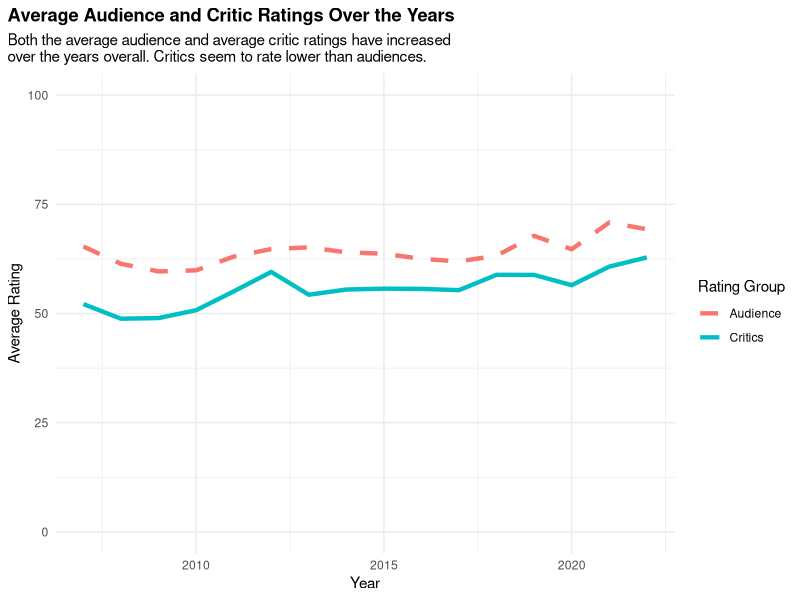
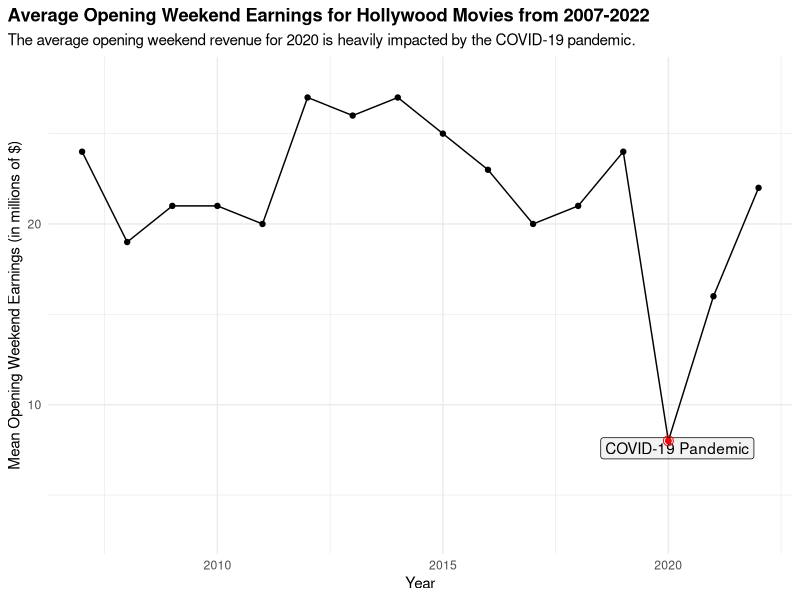
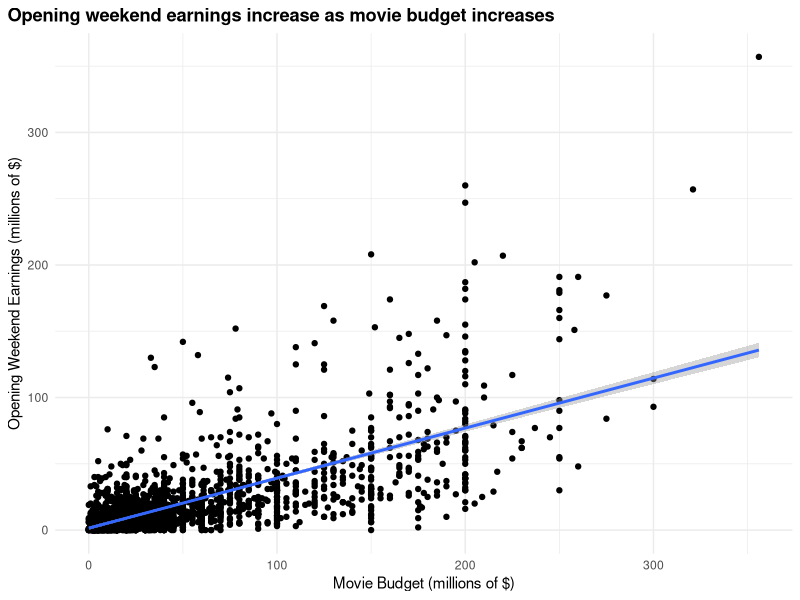
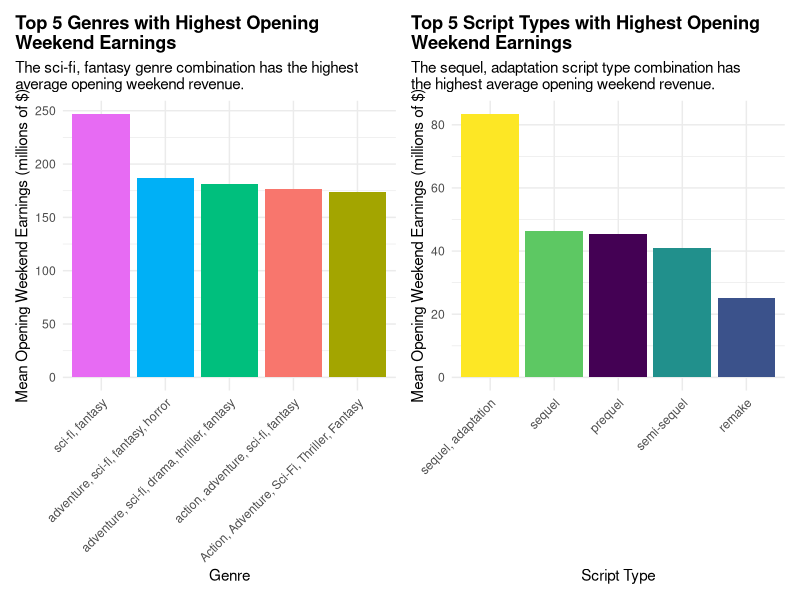

The R script that drew these images, in order: (Note: this script raises an error after producing the figures.)
## ---- chunk 1
#| label: basic-setup

# load packages and data
library(tidyverse)
library(scales)
library(ggrepel)
library(patchwork)

movie_data <- read_csv("data/movie_data.csv")
## ---- chunk 2
#| label: fig-yearly-avg-ratings
#| fig-cap: caption...

movie_data |> 
  group_by(year) |> 
  summarize(avg_critics_ratings = mean(average_critics, 
                                       na.rm = TRUE),
            avg_audience_ratings = mean(average_audience, 
                                        na.rm = TRUE)) |> 
  ggplot(aes(x = year)) +
  geom_line(aes(y = avg_critics_ratings, 
                color = "Critics"), 
            size = 1.5) +
  geom_line(aes(y = avg_audience_ratings, 
                color = "Audience"), 
            linetype = "dashed", 
            size = 1.5) +
  labs(title = "Average Audience and Critic Ratings Over the Years",
       subtitle = "Both the average audience and average critic ratings have increased 
over the years overall. Critics seem to rate lower than audiences.",
       x = "Year",
       y = "Average Rating",
       color = "Rating Group") +
  theme_minimal() +
  theme(plot.title = element_text(face = "bold"),
        plot.title.position = "plot") +
  ylim(0, 100)
## ---- chunk 3
#| label: fig-yearly-opening-wknd
#| fig-cap: caption...

year_opening_success <- movie_data |> 
  group_by(year) |> 
  summarize(mean_opening_success = round(mean(opening_weekend_million, na.rm = TRUE)))  |> 
  arrange(desc(mean_opening_success)) 

potential_outliers <- year_opening_success |>
  filter(mean_opening_success < 10)

ggplot(year_opening_success, aes(x = year, y = mean_opening_success)) +
  geom_line() +
  geom_point() +
  geom_text_repel(data = potential_outliers, 
                  aes(label = "")) +
  geom_label(data = data.frame(label = "COVID-19 Pandemic"),
             aes(x = 2018.5, 
                 y = 7, 
                 label = label),
             fill = "gray", 
             alpha = 0.2, 
             hjust = 0, 
             vjust = 0) +
  geom_point(data = potential_outliers, 
             color = "red") +
  geom_point(
    data = potential_outliers,
    color = "red", 
    size = 3, 
    shape = "circle open") +
  labs(x = "Year", 
       y = "Mean Opening Weekend Earnings (in millions of $)", 
       title = "Average Opening Weekend Earnings for Hollywood Movies from 2007-2022",
       subtitle = "The average opening weekend revenue for 2020 is heavily impacted by the COVID-19 pandemic.") +
  theme_minimal() +
  theme(plot.title = element_text(face = "bold"),
        plot.title.position = "plot") +
  ylim(3, 28)
## ---- chunk 4
#| label: fig-opening-wknd-by-budget
#| fig-cap: The correlation between a movie's production budget in millions of dollars and how much it earned during its opening weekend.

movie_data |> 
  ggplot(aes(x = budget_million, y = opening_weekend_million)) +
  geom_point() +
  geom_smooth(method = "lm") +
  labs(x = "Movie Budget (millions of $)",
       y = "Opening Weekend Earnings (millions of $)",
       title = "Opening weekend earnings increase as movie budget increases") +
  theme_minimal() +
  theme(plot.title = element_text(face = "bold"),
        plot.title.position = "plot")

## ---- chunk 5
#| label: fig-opening-wknd-by-genre-script-type
#| fig-cap: caption
genre_opening_wknd_plot <- movie_data |> 
  group_by(genre) |> 
  summarize(mean_opening_success = mean(opening_weekend_million)) |> 
  arrange(desc(mean_opening_success)) |> 
  slice_head(n = 5) |> 
  ggplot(aes(x = fct_infreq(genre, 
                             mean_opening_success), 
             y = mean_opening_success,
             fill = genre)) +
  geom_bar(stat = "identity") +
  labs(title = "Top 5 Genres with Highest Opening 
Weekend Earnings",
       subtitle = "The sci-fi, fantasy genre combination has the highest 
average opening weekend revenue.",
       x = "Genre",
       y = "Mean Opening Weekend Earnings (millions of $)") +
  theme_minimal() +
  theme(plot.title = element_text(face = "bold"),
        plot.title.position = "plot") +
  theme(axis.text.x = element_text(angle = 45, 
                                   hjust = 1)) +
  theme(legend.position = "none") 

scripttype_opening_wknd_plot <- movie_data |> 
  group_by(script_type) |> 
  summarize(mean_opening_success = mean(opening_weekend_million)) |> 
  arrange(desc(mean_opening_success)) |> 
  slice_head(n = 5) |> 
  ggplot(aes(x = fct_infreq(script_type, 
                             mean_opening_success), 
             y = mean_opening_success,
             fill = script_type)) +
  geom_bar(stat = "identity") +
  labs(title = "Top 5 Script Types with Highest Opening 
Weekend Earnings",
       subtitle = "The sequel, adaptation script type combination has 
the highest average opening weekend revenue.",
       x = "Script Type",
       y = "Mean Opening Weekend Earnings (millions of $)") +
  theme_minimal() +
  theme(plot.title = element_text(face = "bold"),
        plot.title.position = "plot") +
  theme(axis.text.x = element_text(angle = 45, 
                                   hjust = 1)) +
  theme(legend.position = "none") +
  scale_fill_viridis_d() 

genre_opening_wknd_plot + scripttype_opening_wknd_plot
## ---- chunk 6
#| label: fig-seasonal_ratings
#| fig-cap: A comparison of the mean ratings of movies based on the season they were released in, between the critic and audience rating groups.

seasonal_critics_plot <- movie_data |> 
  group_by(season)  |> 
  summarise(avg_critic_rating = round(mean(average_critics, 
                                           na.rm = TRUE)))  |> 
  arrange(desc(avg_critic_rating))  |> 
  ggplot(aes(x = season, 
             y = avg_critic_rating, 
             fill = season)) +
  geom_bar(stat = "identity") +
  labs(title = "Average Critic Ratings by Season 
Movie was Released In",
       subtitle = "Movies released in the Fall have the greatest
average critic rating.",
       x = "Season",
       y = "Average Critic Rating",
       fill = "Season") +
  theme_minimal() +
  theme(plot.title = element_text(face = "bold"),
        plot.title.position = "plot") +
  theme(axis.text.x = element_text(angle = 45, 
                                   hjust = 1)) +
  theme(legend.position = "none") +
  ylim(0, 70) 

seasonal_audience_plot <-  movie_data |>  
  group_by(season) |> 
  summarise(avg_audience_rating = mean(average_audience, 
                                       na.rm = TRUE)) |> 
  arrange(desc(avg_audience_rating)) |> 
  ggplot(aes(x = season, 
             y = avg_audience_rating, 
             fill = season)) +
  geom_bar(stat = "identity") +
  labs(title = "Average Audience Ratings by Season 
Movie was Released In",
       subtitle = "Movies released in the Fall have the greatest
average audience rating.",
       x = "Season",
       y = "Average Audience Rating",
       fill = "Season") +
  theme_minimal() +
  theme(plot.title = element_text(face = "bold"),
        plot.title.position = "plot") +
  theme(axis.text.x = element_text(angle = 45, 
                                   hjust = 1)) +
  theme(legend.position = "none") +
  ylim(0, 70) 

seasonal_critics_plot + seasonal_audience_plot
## ---- chunk 7
#| label: fig-seasonal_opening_wknd
#| fig-cap: A comparison of the average opening weekend revenues in millions of dollars for movies based on what season they were relased in.

movie_data |> 
  group_by(season) |> 
  summarise(avg_opening_rev = mean(opening_weekend_million, 
                                   na.rm = TRUE)) |> 
  arrange(desc(avg_opening_rev)) |> 
  ggplot(aes(x = season, 
             y = avg_opening_rev, 
             fill = season)) +
  geom_bar(stat = "identity") +
  labs(title = "Average Opening Weekend Revenue by Season Movie was Released In",
       subtitle = "Movies released in the Spring have the greatest average opening weekend revenue.",
       x = "Season",
       y = "Average Opening Weekend Revenue (millions of $)",
       fill = "Season") +
  theme_minimal() +
  theme(plot.title = element_text(face = "bold"),
        plot.title.position = "plot") +
  theme(legend.position = "none")
## ---- chunk 8
#| label: fig-seasonal_gross
#| fig-cap: The average total revenue generated by films from all sources globally by the season the film was released in.

movie_data |> 
  group_by(season) |> 
  summarise(avg_worldwide_gross = mean(worldwide_gross_million, na.rm = TRUE)) |> 
  arrange(desc(avg_worldwide_gross)) |> 
  ggplot(aes(x = season, 
             y = avg_worldwide_gross, 
             fill = season)) +
  geom_bar(stat = "identity") +
  labs(title = "Average Worldwide Gross Earnings by Season Movie was Released In",
       subtitle = "Movies released in the summer have the greatest average worldwide gross.",
       x = "Season",
       y = "Worldwide Gross (millions of $)",
       fill = "Season") +
  theme_minimal() +
  theme(plot.title = element_text(face = "bold"),
        plot.title.position = "plot") +
  theme(legend.position = "none")
## ---- chunk 9
#| label: fig-seasonal_budget
#| fig-cap: A comparison of the average production budget of movies based on what season they were released in.

movie_data |> 
  group_by(season) |> 
  summarise(avg_budgets = mean(budget_million, na.rm = TRUE)) |> 
  arrange(desc(avg_budgets)) |> 
  ggplot(aes(x = season, 
             y = avg_budgets, 
             fill = season)) +
  geom_bar(stat = "identity") +
  labs(title = "Average Movie Budgets by Season Movie was Released In",
       subtitle = "Movies released in the Spring have the highest average movie budgets.",
       x = "Season",
       y = "Average Movie Budget (millions of $)",
       fill = "Season") +
  theme_minimal() +
  theme(plot.title = element_text(face = "bold"),
        plot.title.position = "plot") +
  theme(legend.position = "none")
## ---- chunk 10
#| label: fig-seasonal_oscars
#| fig-cap: The distribution of Oscar wins based on what season the movie was released in.

movie_data |> 
  group_by(season) |> 
  filter(!is.na(oscar_winners)) |> 
  summarise(oscar_count = sum(oscar_winners)) |> 
  arrange(desc(oscar_count)) |> 
  ggplot(aes(x = season, 
             y = oscar_count, 
             fill = season)) +
  geom_bar(stat = "identity") +
  labs(title = "Number of Oscar Wins by Season Movie was Released In",
       subtitle = "Movies released in the Fall have the highest number of Oscar wins.",
       x = "Season",
       y = "Number of Oscar wins",
       fill = "Season") +
  theme_minimal() +
  theme(plot.title = element_text(face = "bold"),
        plot.title.position = "plot") +
  theme(legend.position = "none")
## ---- chunk 11
#| label: fig-genre-trends
#| fig-cap: Trends in genre prevalence for Hollywood movies from 2007-2022.

movie_data |> 
  group_by(year, primary_genre) |> 
  filter(!is.na(primary_genre)) |> 
  summarize(count = n()) |> 
  ggplot(aes(x = year, y = count, color = primary_genre)) +
  geom_line() +
  labs(title = "Popularity of Genres Over Years",
       x = "Year",
       y = "Number of Movies",
       color = "Primary Genre")  +
  theme_minimal() +
  ylim(0, 30)
